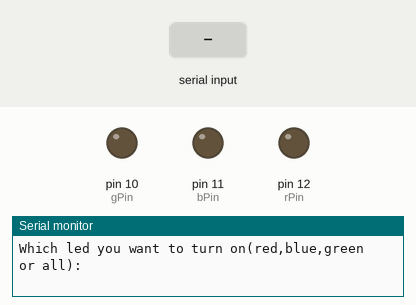
The sketch below on a simulated Arduino Uno, built with avr-gcc and run on an emulated ATmega328P. On the bench: output pins drawn as LEDs (lit = HIGH), the last lines printed to the serial monitor. The inputs (shaded band) are chosen by the test bench.

Above: at 1.2 s.
1.3 s: "red" received over Serial
At 3.5 s:
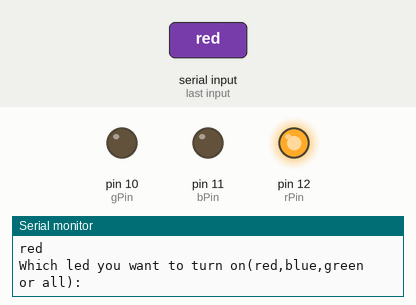
3.8 s: "blue" received over Serial
At 5.6 s:
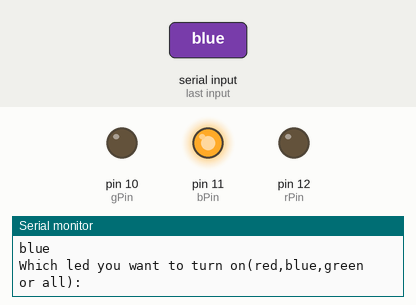
6.3 s: "green" received over Serial
At 8.7 s:
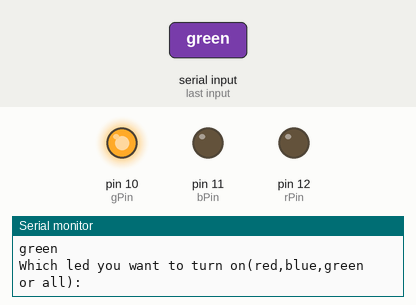
Timing chart, 0 to 10.2 s (numbered marks = the images above; inputs shaded):
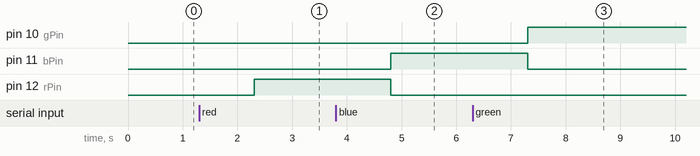

The sketch:

ex2.ino
```cpp
//take input from user and turn on the led (red,blue or green)
int rPin=12;
int bPin=11;
int gPin=10;
String input;
String msg="Which led you want to turn on(red,blue,green or all): ";

void setup() {
  Serial.begin(9600);
  pinMode(rPin,OUTPUT);
  pinMode(bPin,OUTPUT);
  pinMode(gPin,OUTPUT);
}

void loop() {
  Serial.println(msg);
  while(Serial.available()==0){

  }
  input=Serial.readString();
  Serial.println(input);
  if(input=="red"){
    digitalWrite(rPin,HIGH);
    digitalWrite(bPin,LOW);
    digitalWrite(gPin,LOW);
  }
  else if(input=="blue"){
    digitalWrite(rPin,LOW);
    digitalWrite(bPin,HIGH);
    digitalWrite(gPin,LOW);
  }
  else if(input=="green"){
    digitalWrite(rPin,LOW);
    digitalWrite(bPin,LOW);
    digitalWrite(gPin,HIGH);
  }

}
```

Measured:
- after the input at 1.3 s, pin 12 (rPin): LOW → HIGH after 1.0 s
- after the input at 3.8 s, pin 11 (bPin): LOW → HIGH after 1.0 s; pin 12 (rPin): HIGH → LOW after 1.0 s
- after the input at 6.3 s, pin 10 (gPin): LOW → HIGH after 1.0 s; pin 11 (bPin): HIGH → LOW after 1.0 s
